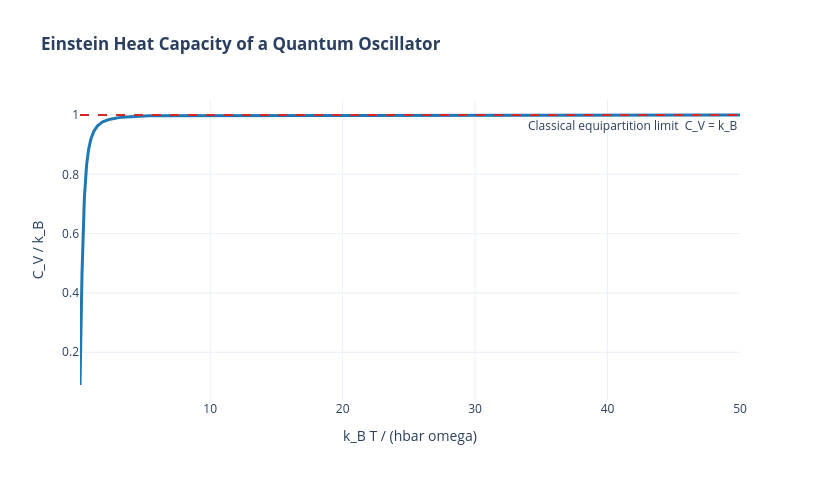

Notebook source saved alongside this figure:
### Markdown cell above
As $k_BT \gg \hbar\omega$, $x = \hbar\omega/(k_BT) \to 0$. Using $\sinh(x/2)\approx x/2$ for small $x$,
$$C_V \approx k_B\, x^2 \cdot \frac{1}{(x/2)^2} = k_B\, x^2\cdot\frac{4}{x^2} = 4k_B \cdot \frac14 \cdot ... $$

More carefully: $\sinh^2(x/2) \approx (x/2)^2\left[1+\tfrac{(x/2)^2}{3}+\dots\right]^2 \approx (x/2)^2$ to leading order, so
$$C_V \approx k_B x^2 \cdot \frac{1}{(x/2)^2} = k_B x^2 \cdot \frac{4}{x^2} = 4k_B\cdot\frac{x^2}{x^2}\Big/1 = k_B.$$

So $C_V \to k_B$ in the high-temperature limit — **this matches the classical equipartition theorem**, which assigns $\tfrac12 k_B$ to each quadratic degree of freedom in the Hamiltonian $H=\tfrac{p^2}{2m}+\tfrac12 m\omega^2 q^2$ (kinetic + potential), for a total of $2\times\tfrac12 k_B = k_B$. Quantum effects (the zero-point energy and the freezing-out of $C_V\to0$ as $T\to0$) only become visible when $k_BT$ is comparable to or smaller than the level spacing $\hbar\omega$.

### Code cell
import numpy as np
import plotly.graph_objects as go

hbar_omega = 1.0   # set hbar*omega = 1 (natural units); kB = 1
kB = 1.0

x = np.linspace(0.02, 6, 800)                 # x = hbar*omega/(kB*T)
Cv = kB * (x/2)**2 / np.sinh(x/2)**2

fig = go.Figure()
fig.add_trace(go.Scatter(x=1/x, y=Cv, mode='lines', name=r'$C_V(T)$',
                          line=dict(color='#1f77b4', width=3)))
fig.add_hline(y=1.0, line=dict(color='#d62728', dash='dash'),
              annotation_text='Classical equipartition limit  C_V = k_B', annotation_position='bottom right')
fig.update_layout(title='<b>Einstein Heat Capacity of a Quantum Oscillator</b>',
                   xaxis_title='k_B T / (hbar omega)',
                   yaxis_title='C_V / k_B',
                   template='plotly_white', width=820, height=480)
fig.show()

### Figure 1 — Plotly figure (JSON) as saved in the notebook; plotly's stock layout.template omitted (floating-point values rounded to 4 significant figures; data arrays with more than 128 entries replaced by an {"elided": "..."} marker saying what was removed)
{"data": [{"line": {"color": "#1f77b4", "width": 3}, "mode": "lines", "name": "$C_V(T)$", "type": "scatter", "x": {"elided": "800 float values"}, "y": {"elided": "800 float values"}}], "layout": {"annotations": [{"showarrow": false, "text": "Classical equipartition limit  C_V = k_B", "x": 1, "xanchor": "right", "xref": "x domain", "y": 1, "yanchor": "top", "yref": "y"}], "height": 480, "shapes": [{"line": {"color": "#d62728", "dash": "dash"}, "type": "line", "x0": 0, "x1": 1, "xref": "x domain", "y0": 1, "y1": 1, "yref": "y"}], "title": {"text": "<b>Einstein Heat Capacity of a Quantum Oscillator</b>"}, "width": 820, "xaxis": {"title": {"text": "k_B T / (hbar omega)"}}, "yaxis": {"title": {"text": "C_V / k_B"}}}}
